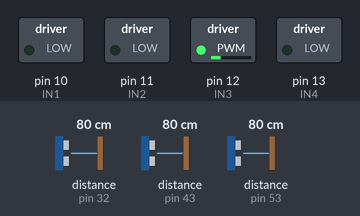
Bench run of a sketch on a simulated Arduino Mega 2560, built with avr-gcc and run on an emulated ATmega2560. Shown: switched loads named in the sketch (green lamp = pin HIGH). The inputs (shaded band) are chosen by the test bench; at power-on: distance to the obstacle (sensors on pin 32, pin 43, pin 53) 80 cm. The echo pulse lasts 58.3 µs per cm; what the sketch prints to the serial monitor is not drawn.

Above: at 1.2 s.
1.3 s: distance to the obstacle (sensor on pin 32) set to 2 cm
At 1.7 s:
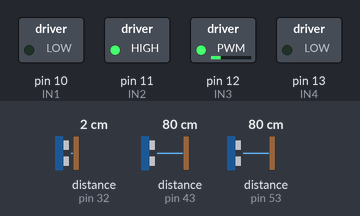
2.8 s: distance to the obstacle (sensor on pin 32) set to 120 cm
At 3.1 s:
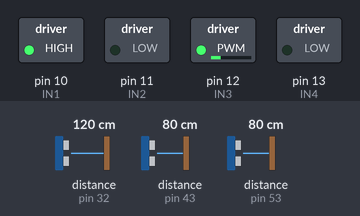
4.3 s: distance to the obstacle (sensor on pin 43) set to 120 cm
10.3 s: distance to the obstacle (sensor on pin 43) set to 250 cm
At 10.9 s:
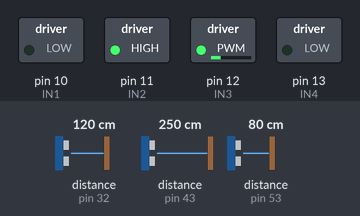
11.8 s: distance to the obstacle (sensor on pin 43) set to 2 cm
At 13.0 s:
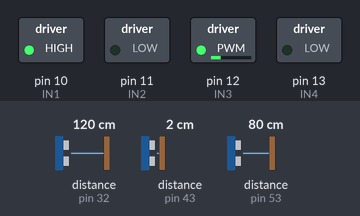
Timing chart, 0 to 14.3 s (numbered marks = the images above; inputs shaded):
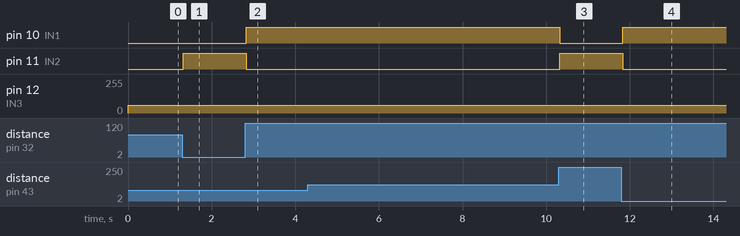

Measured:
- after the input at 1.3 s, pin 11 (IN2): LOW → HIGH at once
- after the input at 2.8 s, pin 10 (IN1): LOW → HIGH at once; pin 11 (IN2): HIGH → LOW at once
- after the input at 10.3 s, pin 10 (IN1): HIGH → LOW at once; pin 11 (IN2): LOW → HIGH at once
- after the input at 11.8 s, pin 10 (IN1): LOW → HIGH at once; pin 11 (IN2): HIGH → LOW at once

The sketch:

codigoactualizado.ino
```cpp
int IN1  = 10; //MOTOR ARRASTRE A
int IN2  = 11;//MOTOR ARRASTRE B
int IN3  = 12; //MOTOR CRUSE A
int IN4  = 13; //MOTOR CRUSE B
int Velocidad1 = 60;  // traccion
int Velocidad2 = 110;  //cruse

#include <Ultrasonic.h>
Ultrasonic ultrasonic1(33,32); //SENSOR IZQUIERDO
int distancia1;                 //ALMASEN DE DATOS IZQUIERDO

Ultrasonic ultrasonic2(46,43); //SENSOR DERECHO
int distancia2;                 //ALMASEN DE DATOS DERECHA

Ultrasonic ultrasonic3(50,53); //SENSOR FRONTAL
int distancia3;                 //ALMASEN DE DATOS FRONTAL

void robotAvanza(){
  // digitalWrite(IN3,HIGH);
  analogWrite(IN3,Velocidad1);
  digitalWrite(IN4,LOW);
  Serial.println(Velocidad1);
 // delayMicroseconds(100);
}

void setup() {
 Serial.begin(115200);
 pinMode(IN1, OUTPUT);
 pinMode(IN2, OUTPUT);
 pinMode(IN3, OUTPUT);
 pinMode(IN4, OUTPUT);
 digitalWrite(IN1, LOW);
 digitalWrite(IN2, LOW);
 digitalWrite(IN3, LOW);
 digitalWrite(IN4, LOW);
}

void loop() {
 robotAvanza();


   distancia1 = ultrasonic1.read(); //censor izquierdo
   distancia2 = ultrasonic2.read(); //censor derecho
   distancia3 = ultrasonic3.read(); //censor delantero

   Serial.print("didtancia1 CM  ");
   Serial.println(distancia1); //distancia izquierda
   Serial.print("didtancia2 CM  ");
   Serial.println(distancia2); //distancia derecha
   Serial.print("didtancia3 CM  ");
   Serial.println(distancia3); //distancia delantera

  if(distancia1 < 20, distancia2 < 20, distancia3 < 20){ //si el sensor asa la distansia establesida deja de crusar
   noCruza();
  }
  if(distancia3 < 40 && distancia1 < distancia2){
   robotDerecha();
   delay(10);
  }
  if(distancia3 < 40 && distancia2 < distancia1){
   robotIzquierda();
   delay(10);
  }
  if(distancia3 > 40 && distancia2 < distancia1){
   robotIzquierda();
   delay(2);
  }
  if(distancia3 > 40 && distancia1 < distancia2){
   robotDerecha();
   delay(2);
  }
}

// void loop(){

// }

void noCruza() {
  digitalWrite(IN1,LOW);
  digitalWrite(IN2,LOW);
}

void robotDerecha()
{ digitalWrite(IN1,LOW);
  analogWrite(IN2,Velocidad2);
  digitalWrite(IN2,HIGH);
}

void robotIzquierda()
{ digitalWrite(IN2,LOW);
  analogWrite(IN1,Velocidad2);
  digitalWrite(IN1,HIGH);
}
```
